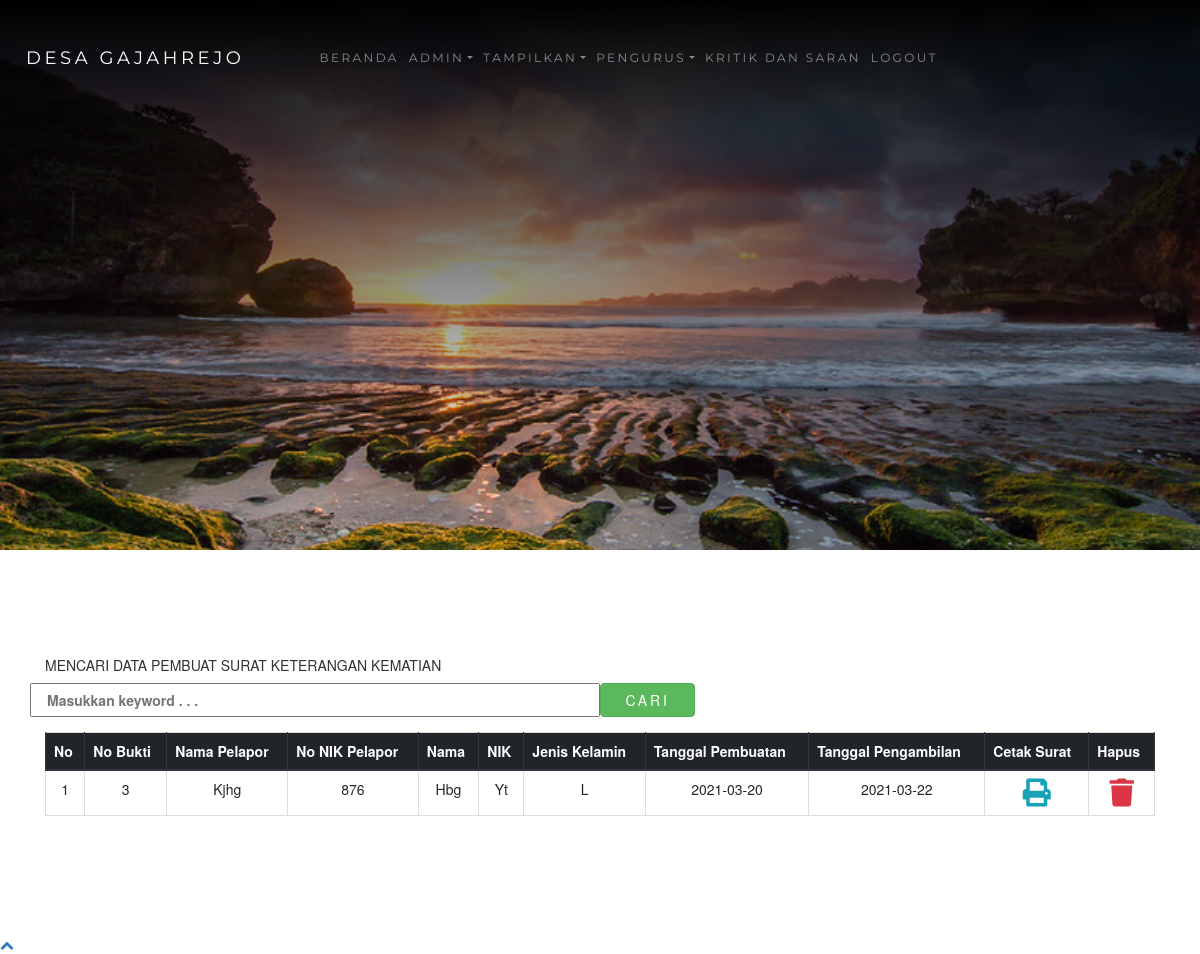
The page /admin.php?halaman=mati (signed in) on the database its author committed.
### tables this page shows
CREATE TABLE `mati` (
  `id` int(11) NOT NULL,
  `nama_lapor` varchar(300) NOT NULL,
  `nik_lapor` varchar(100) NOT NULL,
  `umur_lapor` varchar(10) NOT NULL,
  `pekerjaan_lapor` varchar(100) NOT NULL,
  `rt_lapor` varchar(5) NOT NULL,
  `rw_lapor` varchar(5) NOT NULL,
  `desa_lapor` varchar(100) NOT NULL,
  `kec_lapor` varchar(100) NOT NULL,
  `kab_lapor` varchar(100) NOT NULL,
  `hub` varchar(100) NOT NULL,
  `nama_mati` varchar(300) NOT NULL,
  `nik_mati` varchar(100) NOT NULL,
  `jk_mati` enum('L','P','','') NOT NULL,
  `tgl_mati` date NOT NULL,
  `agama` varchar(100) NOT NULL,
  `rt_mati` varchar(5) NOT NULL,
  `rw_mati` varchar(5) NOT NULL,
  `desa_mati` varchar(100) NOT NULL,
  `kec_mati` varchar(100) NOT NULL,
  `kab_mati` varchar(100) NOT NULL,
  `hari` varchar(100) NOT NULL,
  `tgl_kematian` date NOT NULL,
  `pukul` varchar(10) NOT NULL,
  `bertempat` varchar(100) NOT NULL,
  `penyebab` varchar(100) NOT NULL,
  `bukti` varchar(100) NOT NULL,
  `tgl_buat` date NOT NULL,
  `tgl_ambil` date NOT NULL
);

### functions.php (called while the page is built, shortened)
<?php
$conn = mysqli_connect("localhost", "root", "", "ta_web");
function query($query)
{
    global $conn;
    $result = mysqli_query($conn, $query);
    $rows = [];
    while ($row = mysqli_fetch_assoc($result)) {
        $rows[] = $row;
    }
    return $rows;
}

### pembuat_mati.php (the view, shortened to what this page needs)
<?php
require 'functions.php';
$warga = query("SELECT * FROM mati ORDER BY id DESC");
?>
<!DOCTYPE html>
<html lang="en">
<head>
</head>
<body>
    <div class="inner-page">
        <div class="slider-item" style="background-image: url('images/bg_admin.jpg');">
            <div class="container">
                <div class="row slider-text align-items-center justify-content-center">
                </div>
            </div>
        </div>
    </div>
    <section class="section blog">
        <div class="container">
            <form action="" method="post">
                <div class="form-group row font-weight-bold text-uppercase">
                    <h5 class="col-sm-12">Mencari data pembuat surat keterangan kematian</h5>
                    <input type="text" class="col-sm-6" placeholder="Masukkan keyword . . ." name="keyword" id="keyword" autocomplete="off">
                    <button type="submit" class="col-sm-1 btn btn-success" name="cari">Cari</button>
                </div>
            </form>
            <table class="table table-bordered text-center">
                <thead class="thead-dark">
                    <tr class="text-center">
                        <th>No</th>
                        <th>No Bukti</th>
                        <th>Nama Pelapor</th>
                        <th>No NIK Pelapor</th>
                        <th>Nama</th>
                        <th>NIK</th>
                        <th>Jenis Kelamin</th>
                        <th>Tanggal Pembuatan</th>
                        <th>Tanggal Pengambilan</th>
                        <th>Cetak Surat</th>
                        <th>Hapus</th>
                    </tr>
                </thead>
                <?php $i = 1; ?>
                <tbody>
                    <?php foreach ($warga as $row) : ?>
                        <tr>
                            <td><?= $i; ?></td>
                            <td><?= $row["id"] ?></td>
                            <td><?= $row["nama_lapor"] ?></td>
                            <td><?= $row["nik_lapor"] ?></td>
                            <td><?= $row["nama_mati"] ?></td>
                            <td><?= $row["nik_mati"] ?></td>
                            <td><?= $row["jk_mati"] ?></td>
                            <td><?= $row["tgl_buat"] ?></td>
                            <td><?= $row["tgl_ambil"] ?></td>
                            <td><a href="cetak_mati.php?id=<?= $row["id"]; ?>" target="_blank" i class="fas fa-print text-info fa-2x"></i></a></td>
                            <td><a href="hapus.php?id=<?= $row["id"]; ?>&hapus=mati" onclick="return confirm('Mau dihapus ?')"><i class="fas fa-trash text-danger fa-2x"></i></a></td>
                        </tr>
                        <?php $i++; ?>
                    <?php endforeach; ?>
                </tbody>
            </table>
        </div>
    </section>
</body>
</html>

### rows shown on the page
mati: id "3", nama_lapor "Kjhg", nik_lapor "876", nama_mati "Hbg", nik_mati "Yt", jk_mati "L", tgl_buat "2021-03-20", tgl_ambil "2021-03-22"
